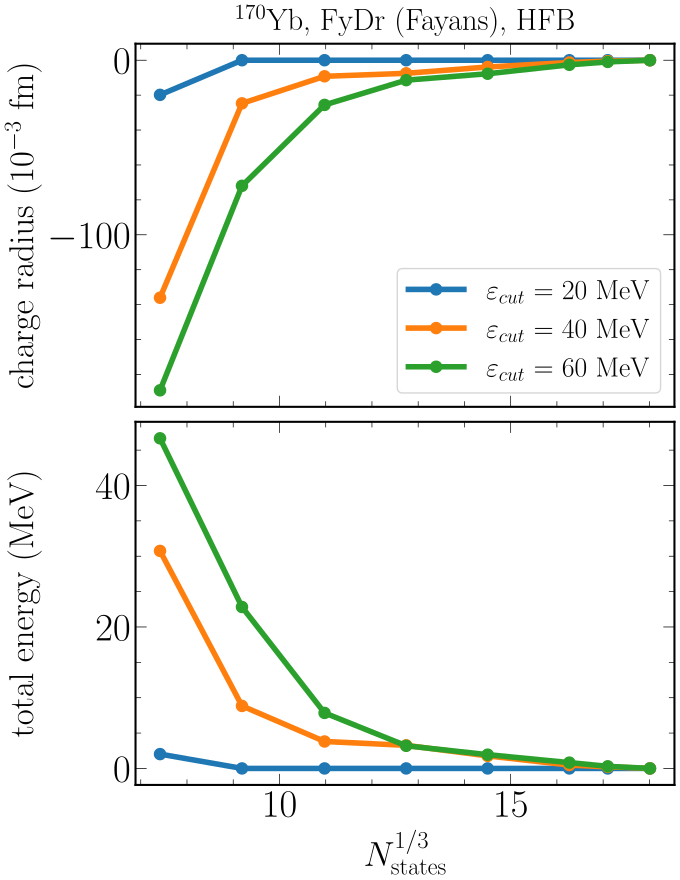

Reproduce this figure in Python.
import numpy as np
import matplotlib.pyplot as plt
import scienceplots
import matplotlib as mpl

# Apply the 'science' style for the plot design
plt.style.use('science')

# --- Set global font sizes for all text elements ---
mpl.rcParams['axes.labelsize'] = 25    # font size of the x and y labels
mpl.rcParams['xtick.labelsize'] = 28   # font size of the x tick labels
mpl.rcParams['ytick.labelsize'] = 28   # font size of the y tick labels
mpl.rcParams['legend.fontsize'] = 20   # legend font size
mpl.rcParams['axes.titlesize'] = 22    # font size of the axes title
mpl.rcParams['lines.linewidth'] = 4.0
mpl.rcParams["text.usetex"] = True
mpl.rcParams["axes.linewidth"] = 1.5
mpl.rcParams["axes.formatter.useoffset"] = False

# Increased font sizes and using numeric fontweight for maximum boldness
# 900 typically corresponds to 'black' or 'heavy'
fontDict = {"family": "helvetica", "fontsize": 32, "fontweight": 900}
fontDictTitle = {"family": "helvetica", "fontsize": 32, "fontweight": 900}

# Mapping from shell numbers to approximate N states based on the gnuplot file
# shell  N_p/2  N_n/2  N
# 2     87   117 408
# 4    174   214 776
# 6    303   358 1322
# 8    479   555 2068
# 10   710  815  3050
# 12  1009  1144 4306
# 14  1378  1544 5844
shell_to_N = {2: 408, 4: 776, 6: 1322, 8: 2068, 10: 3050, 12: 4306, 13: 5000, 14: 5844}

# Data from summary_170Yb_Fayans.txt
# Format: [Cutoff, Deocc, N, Energy, RMSC, beta2]
# All deocc values from summary file

# data_5 = [
#     [5, 2, 408, -1374.300777, 5.26540, 0.333],
#     [5, 4, 776, -1374.300777, 5.26540, 0.333],
#     [5, 6, 1322, -1374.300777, 5.26540, 0.333],
#     [5, 8, 2068, -1374.300777, 5.26540, 0.333],
#     [5, 10, 3050, -1374.300777, 5.26540, 0.333],
#     [5, 12, 4306, -1374.300777, 5.26540, 0.333],
#     [5, 13, 5000, -1374.300777, 5.26540, 0.333],
#     [5, 14, 5844, -1374.300777, 5.26540, 0.333]
# ]

# data_10 = [
#     [10, 2, 408, -1374.621157, 5.27645, 0.329],
#     [10, 4, 776, -1374.621157, 5.27645, 0.329],
#     [10, 6, 1322, -1374.621157, 5.27645, 0.329],
#     [10, 8, 2068, -1374.621157, 5.27645, 0.329],
#     [10, 10, 3050, -1374.621157, 5.27645, 0.329],
#     [10, 12, 4306, -1374.621157, 5.27645, 0.329],
#     [10, 13, 5000, -1374.621157, 5.27645, 0.329],
#     [10, 14, 5844, -1374.621157, 5.27645, 0.329]
# ]

data_20 = [
    [20, 2, 408, -1376.049953, 5.34111, 0.134],
    [20, 4, 776, -1378.075074, 5.36095, 0.079],
    [20, 6, 1322, -1378.075074, 5.36095, 0.079],
    [20, 8, 2068, -1378.075074, 5.36095, 0.079],
    [20, 10, 3050, -1378.075074, 5.36095, 0.079],
    [20, 12, 4306, -1378.075074, 5.36095, 0.079],
    [20, 13, 5000, -1378.075074, 5.36095, 0.079],
    [20, 14, 5844, -1378.075074, 5.36095, 0.079]
]

data_40 = [
    [40, 2, 408, -1377.726714, 5.35458, 0.091],
    [40, 4, 776, -1399.643809, 5.46593, 0.022],
    [40, 6, 1322, -1404.670300, 5.48143, 0.024],
    [40, 8, 2068, -1405.217095, 5.48314, 0.025],
    [40, 10, 3050, -1406.710413, 5.48677, 0.028],
    [40, 12, 4306, -1408.002041, 5.48935, 0.027],
    [40, 13, 5000, -1408.258817, 5.49012, 0.026],
    [40, 14, 5844, -1408.480379, 5.49064, 0.026]
]

data_60 = [
    [60, 2, 408, -1377.726714, 5.35458, 0.091],
    [60, 4, 776, -1401.570997, 5.47173, 0.025],
    [60, 6, 1322, -1416.548919, 5.51809, 0.032],
    [60, 8, 2068, -1421.197496, 5.53227, 0.033],
    [60, 10, 3050, -1422.450166, 5.53595, 0.034],
    [60, 12, 4306, -1423.575354, 5.54106, 0.036],
    [60, 13, 5000, -1424.099735, 5.54273, 0.036],
    [60, 14, 5844, -1424.397472, 5.54369, 0.038]
]

# Convert to numpy arrays
datasets = {
    # 5: np.array(data_5),
    # 10: np.array(data_10),
    20: np.array(data_20),
    40: np.array(data_40),
    60: np.array(data_60)
}

# Colors for different cuts
colors = {5: "tab:purple", 10: "tab:red", 20: "tab:blue", 40: "tab:orange", 60: "tab:green"}

# Create two-panel plot (matching gnuplot style)
fig, (ax1, ax2) = plt.subplots(2, 1, figsize=(7, 9), sharex=True)

for cut, data in datasets.items():
    N = data[:, 2]
    EB = data[:, 3]
    rC = data[:, 4]
    beta2 = data[:, 5]
    x = N ** (1/3)
    
    # Subtract the last value to get relative change (matching gnuplot)
    EB_relative = EB - EB[-1]  # E_B - E_B(last)
    rC_relative = (rC - rC[-1]) * 1000  # (r_C - r_C(last)) * 1000 to get 10^-3 fm

    ax2.plot(x, EB_relative, "o-", label=f"$\\varepsilon_{{cut}}$ = {cut} MeV", color=colors[cut], markersize=8)
    ax1.plot(x, rC_relative, "o-", label=f"$\\varepsilon_{{cut}}$ = {cut} MeV", color=colors[cut], markersize=8)

# Formatting (top panel - charge radius)
ax1.set_ylabel(r"charge radius  ($10^{-3}$ fm)")
ax1.legend(loc='best', frameon=True)
# ax1.grid(True, alpha=0.3)
ax1.set_title(r"$^{170}$Yb, FyDr (Fayans), HFB", pad=10)

# Formatting (bottom panel - energy)
ax2.set_xlabel(r"$N_{\mathrm{states}}^{1/3}$")
ax2.set_ylabel(r"total energy  (MeV)")
# ax2.grid(True, alpha=0.3)

# Apply tick and label settings to both axes
for ax in [ax1, ax2]:
    ax.tick_params(
        axis="both",
        which="major",
        labelsize=28,
        labelright=False,
        direction="in",
        right=True,
        top=True,
        size=8,
    )
    ax.tick_params(
        axis="both",
        which="minor",
        labelsize=28,
        labelright=False,
        direction="in",
        right=True,
        top=True,
        size=4,
    )

# Adjust plot layout
fig.align_ylabels([ax1, ax2])


plt.tight_layout()
plt.savefig("trend-deocc-170Yb_Fayans.pdf", dpi=300)
print("Plot saved as trend-deocc-170Yb_Fayans.pdf")
# plt.show()
